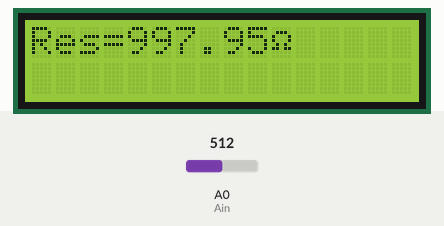
A sketch run on a simulated Arduino Uno, built with avr-gcc and run on an emulated ATmega328P. Shown: 16×2 character LCD. The inputs (shaded band) are chosen by the test bench; at power-on: A0 (Ain) = 512. What the sketch prints to the serial monitor is not drawn.

Above: at 1.2 s.
1.3 s: A0 (Ain) set to 1006
At 1.9 s:
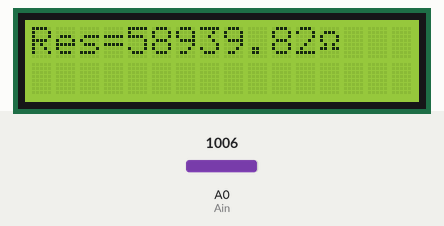
4.3 s: A0 (Ain) set to 1023
At 5.0 s:
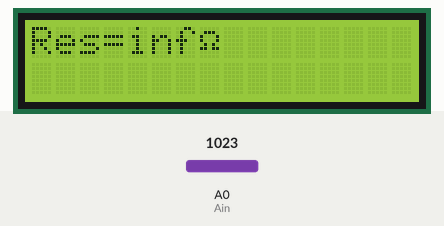
7.3 s: A0 (Ain) set to 900
At 8.0 s:
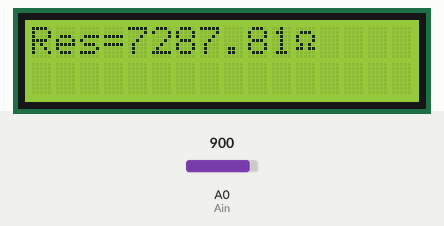
Timing chart, 0 to 10.3 s (numbered marks = the images above; inputs shaded):
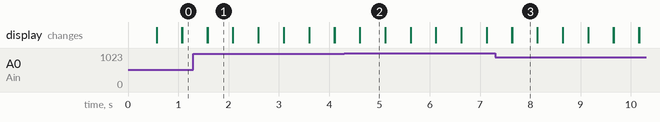

The sketch:

Ohmeter_LCD_display.ino
```cpp
/*
This program will use an LCD and will use input voltage to dertermine
the unknown resistance of a resistor (in essence will act as an ohm-meter).
This will be acheived using known values and ohms law to determin this resistance.
The resistance of the unknown resistor will then be displayed on the LCD.
*/

byte customChar[8] = { // custom byte combination to create ohm symbol on LCD
    0b00000,
    0b01110,
    0b10001,
    0b10001,
    0b01010,
    0b11011,
    0b00000,
    0b00000
};

#include <LiquidCrystal.h>

const int rs = 12, en = 11, d4 = 5, d5 = 4, d6 = 3, d7 = 2;
LiquidCrystal lcd(rs, en, d4, d5, d6, d7);

int Ain = A0; //set pin A0 to Ain
int Ra = 996; //set value 996 to Ra
int Vin = 5.0; //set value 5.0 to Vin

void setup() {

Serial.begin(9600); //begin serial display at 9600 bps
lcd.createChar(0, customChar); //set the custom byte combination for ohms
lcd.begin(16, 2); //begin lcd display for 16 colums and 2 rows
}

void loop() {

int Abit= analogRead(Ain); //Read the analog value (Ain) and set it to Abit

float Av= 5.0*Abit/1023.0; //equation to turn bit value into voltage value

float Ia = (Vin-Av)/(Ra); //equation to determine current
float Res = (Av)/(Ia); //equation to determine unknown resistance (Res)

Serial.print("Res=" ); //serial print resistance=
Serial.print("\t"); //leave a space
Serial.println(Res); //serial print the found resistance value (Res)

lcd.setCursor(0,0); //set the lcd begin cursor to colum 0, row 0
lcd.print("Res="); //lcd print resistance=
lcd.print(Res); //lcd print the found resistance value
lcd.write((byte)0); //lcd write the created byte

delay(500); //clear the lcd every 500 milliseconds
lcd.clear();

}
```

Measured:
- the behaviour switches between 1022 and 1023 on A0 (Ain) (found by bisection; images 1 and 2)
- after the input at 1.3 s, the display: first differs from a run without the input after 0.28 s (image 1)
- after the input at 4.3 s, the display: first differs from a run without the input after 0.31 s (image 2)
- after the input at 7.3 s, the display: first differs from a run without the input after 0.34 s (image 3)
- what the display in image 1 shows lasts 0.5 s, from 1.6 s to 2.1 s
